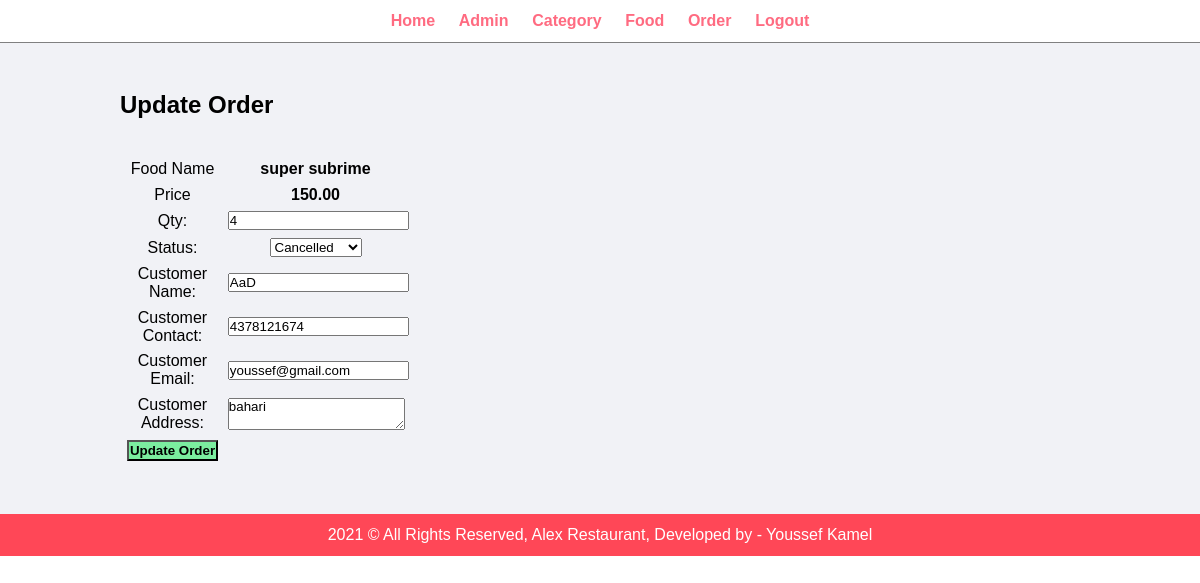
The page /admin/updateOrder.php?id=1 (signed in) on the database its author committed.
### tables this page shows
CREATE TABLE `orders` (
  `id` int(11) NOT NULL,
  `food` varchar(150) NOT NULL,
  `price` decimal(10,2) NOT NULL,
  `qty` int(11) NOT NULL,
  `total` decimal(10,2) NOT NULL,
  `order_date` datetime NOT NULL,
  `status` varchar(50) NOT NULL,
  `customer_name` varchar(150) NOT NULL,
  `customer_contact` varchar(20) NOT NULL,
  `customer_email` varchar(150) NOT NULL,
  `customer_address` varchar(255) NOT NULL
);

### admin/updateOrder.php (the view, shortened to what this page needs)
<?php include('includes/header.inc.php'); ?>
<div class="main-content">
    <div class="wrapper">
        <h2>Update Order</h2>
        <br><br>
        <?php
        if (isset($_GET['id'])) {
            $id = $_GET['id'];
            $sql = "SELECT * FROM orders WHERE id = $id";
            $res = mysqli_query($conn, $sql);
            $count = mysqli_num_rows($res);
            if ($count == 1) {
                $row = mysqli_fetch_assoc($res);
                $food = $row['food'];
                $price = $row['price'];
                $qty = $row['qty'];
                $status = $row['status'];
                $customerName = $row['customer_name'];
                $customerContact = $row['customer_contact'];
                $customerEmail = $row['customer_email'];
                $customerAddress = $row['customer_address'];
            } else {
                header('location:'.SITEURL.'admin/manageOrder.php');
            }
        } else {
            header('location:'.SITEURL.'admin/manageOrder.php');
        }
        ?>
        <form action="" method="post">
            <table class="tbl-30">
                <tr>
                    <td>Food Name </td>
                    <td><b><?php echo $food; ?></b></td>
                </tr>
                <tr>
                    <td>Price </td>
                    <td><b><?php echo $price; ?></b></td>
                </tr>
                <tr>
                    <td>Qty: </td>
                    <td><input type="number" name="qty" value="<?php echo $qty; ?>"></td>
                </tr>
                <tr>
                    <td>Status: </td>
                    <td>
                        <select name="status">
                            <option <?php if ($status == "Cancelled") {echo "selected";}; ?> value="Cancelled">Cancelled</option>
                        </select>
                    </td>
                </tr>
                <tr>
                    <td>Customer Name: </td>
                    <td><input type="text" name="customer_name" value="<?php echo $customerName; ?>"></td>
                </tr>
                <tr>
                    <td>Customer Contact: </td>
                    <td><input type="text" name="customer_contact" value="<?php echo $customerContact; ?>"></td>
                </tr>
                <tr>
                    <td>Customer Email: </td>
                    <td><input type="text" name="customer_email" value="<?php echo $customerEmail; ?>"></td>
                </tr>
                <tr>
                    <td>Customer Address: </td>
                    <td><textarea type="text" name="customer_address"><?php echo $customerAddress; ?></textarea></td>
                </tr>
                <tr>
                    <td>
                        <input type="submit" name="submit" value="Update Order" class="btn-secondary">
                    </td>
                </tr>
            </table>
        </form>
    </div>
</div>
<?php include('includes/footer.inc.php'); ?>

### css/admin.css (style rules this page uses)
* { margin: 0; padding: 0; font-family: Arial, Helvetica, sans-serif; }
.wrapper { padding: 1%; width: 80%; margin: 0 auto; }
.tbl-30 { width: 30%; }
table tr td { text-align: center; padding: 1%; }
.btn-secondary { background-color: #7bed9f; text-decoration: none; color: black; padding: 1%; font-weight: bold; }
.main-content { background-color: #f1f2f6; padding: 3% 0; }

### rows shown on the page
orders: food "super subrime", price "150.00", qty "4", status "Cancelled", customer_name "AaD", customer_contact "4378121674", customer_email "youssef@gmail.com", customer_address "bahari"
